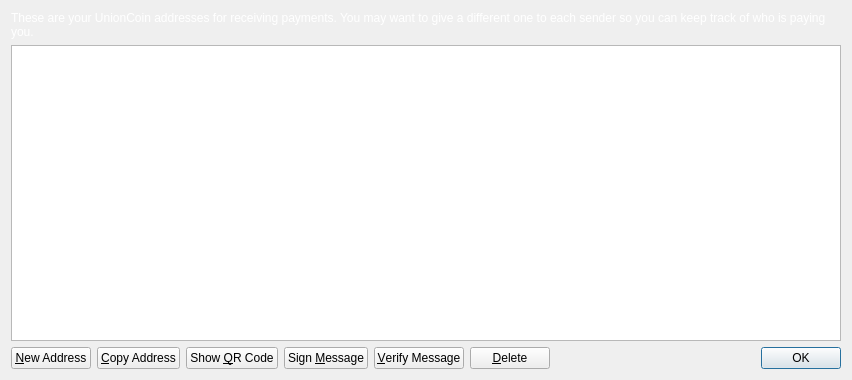
<?xml version="1.0" encoding="UTF-8"?>
<ui version="4.0">
 <class>AddressBookPage</class>
 <widget class="QWidget" name="AddressBookPage">
  <property name="geometry">
   <rect>
    <x>0</x>
    <y>0</y>
    <width>852</width>
    <height>380</height>
   </rect>
  </property>
  <property name="windowTitle">
   <string>Address Book</string>
  </property>
  <layout class="QVBoxLayout" name="verticalLayout">
   <item>
    <widget class="QLabel" name="labelExplanation">
     <property name="styleSheet">
      <string notr="true">#labelExplanation { color: #ffffff; }</string>
     </property>
     <property name="text">
      <string>These are your UnionCoin addresses for receiving payments. You may want to give a different one to each sender so you can keep track of who is paying you.</string>
     </property>
     <property name="textFormat">
      <enum>Qt::PlainText</enum>
     </property>
     <property name="wordWrap">
      <bool>true</bool>
     </property>
    </widget>
   </item>
   <item>
    <widget class="QTableView" name="tableView">
     <property name="contextMenuPolicy">
      <enum>Qt::CustomContextMenu</enum>
     </property>
     <property name="toolTip">
      <string>Double-click to edit address or label</string>
     </property>
     <property name="tabKeyNavigation">
      <bool>false</bool>
     </property>
     <property name="alternatingRowColors">
      <bool>true</bool>
     </property>
     <property name="selectionMode">
      <enum>QAbstractItemView::SingleSelection</enum>
     </property>
     <property name="selectionBehavior">
      <enum>QAbstractItemView::SelectRows</enum>
     </property>
     <property name="sortingEnabled">
      <bool>true</bool>
     </property>
     <attribute name="verticalHeaderVisible">
      <bool>false</bool>
     </attribute>
    </widget>
   </item>
   <item>
    <layout class="QHBoxLayout" name="horizontalLayout">
     <item>
      <widget class="QPushButton" name="newAddressButton">
       <property name="toolTip">
        <string>Create a new address</string>
       </property>
       <property name="text">
        <string>&amp;New Address</string>
       </property>
       <property name="icon">
        <iconset resource="../bitcoin.qrc">
         <normaloff>:/icons/add</normaloff>:/icons/add</iconset>
       </property>
      </widget>
     </item>
     <item>
      <widget class="QPushButton" name="copyToClipboard">
       <property name="toolTip">
        <string>Copy the currently selected address to the system clipboard</string>
       </property>
       <property name="text">
        <string>&amp;Copy Address</string>
       </property>
       <property name="icon">
        <iconset resource="../bitcoin.qrc">
         <normaloff>:/icons/editcopy</normaloff>:/icons/editcopy</iconset>
       </property>
      </widget>
     </item>
     <item>
      <widget class="QPushButton" name="showQRCode">
       <property name="text">
        <string>Show &amp;QR Code</string>
       </property>
       <property name="icon">
        <iconset resource="../bitcoin.qrc">
         <normaloff>:/icons/qrcode</normaloff>:/icons/qrcode</iconset>
       </property>
      </widget>
     </item>
     <item>
      <widget class="QPushButton" name="signMessage">
       <property name="toolTip">
        <string>Sign a message to prove you own a UnionCoin address</string>
       </property>
       <property name="text">
        <string>Sign &amp;Message</string>
       </property>
       <property name="icon">
        <iconset resource="../bitcoin.qrc">
         <normaloff>:/icons/edit</normaloff>:/icons/edit</iconset>
       </property>
      </widget>
     </item>
     <item>
      <widget class="QPushButton" name="verifyMessage">
       <property name="toolTip">
        <string>Verify a message to ensure it was signed with a specified UnionCoin address</string>
       </property>
       <property name="text">
        <string>&amp;Verify Message</string>
       </property>
       <property name="icon">
        <iconset resource="../bitcoin.qrc">
         <normaloff>:/icons/transaction_0</normaloff>:/icons/transaction_0</iconset>
       </property>
      </widget>
     </item>
     <item>
      <widget class="QPushButton" name="deleteButton">
       <property name="toolTip">
        <string>Delete the currently selected address from the list</string>
       </property>
       <property name="text">
        <string>&amp;Delete</string>
       </property>
       <property name="icon">
        <iconset resource="../bitcoin.qrc">
         <normaloff>:/icons/remove</normaloff>:/icons/remove</iconset>
       </property>
      </widget>
     </item>
     <item>
      <spacer name="horizontalSpacer">
       <property name="orientation">
        <enum>Qt::Horizontal</enum>
       </property>
       <property name="sizeHint" stdset="0">
        <size>
         <width>40</width>
         <height>20</height>
        </size>
       </property>
      </spacer>
     </item>
     <item>
      <widget class="QDialogButtonBox" name="buttonBox">
       <property name="sizePolicy">
        <sizepolicy hsizetype="Maximum" vsizetype="Fixed">
         <horstretch>0</horstretch>
         <verstretch>0</verstretch>
        </sizepolicy>
       </property>
       <property name="standardButtons">
        <set>QDialogButtonBox::Ok</set>
       </property>
      </widget>
     </item>
    </layout>
   </item>
  </layout>
 </widget>
 <resources>
  <include location="../bitcoin.qrc"/>
 </resources>
 <connections/>
</ui>
